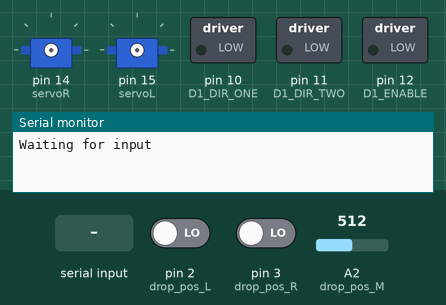
The sketch below on a simulated Arduino Uno, built with avr-gcc and run on an emulated ATmega328P. Shown: 2 × servo, switched loads named in the sketch (green lamp = pin HIGH), the last lines printed to the serial monitor. Inputs (shaded band) come from the test bench; at power-on: A2 (drop_pos_M) = 512, pin 2 (drop_pos_L) LOW, pin 3 (drop_pos_R) LOW.

Above: at 0.9 s.
1.0 s: "1" received over Serial
At 2.1 s:
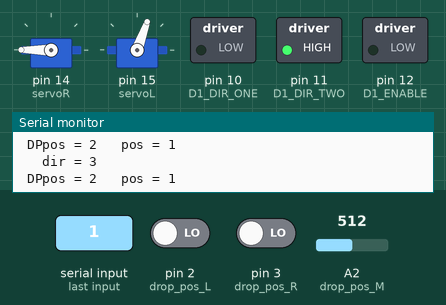
2.5 s: A2 (drop_pos_M) set to 64
5.5 s: A2 (drop_pos_M) set to 55
At 16.7 s:
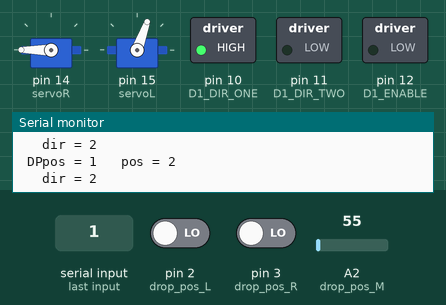
Timing chart, 0 to 17.0 s (numbered marks = the images above; inputs shaded):
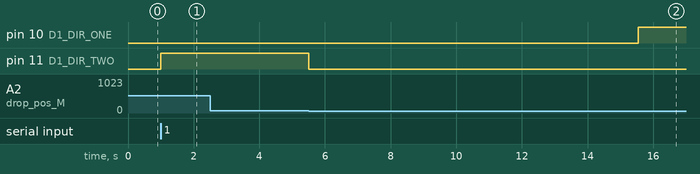

The sketch:

Dropper_Chain_locolization_dropper_servor_finished.ino
```cpp
// DC Motor Constants
#define drop_pos_L 2            // Dropper position detector left side INT0
#define drop_pos_M A2           // Dropper position detector left side A2
#define drop_pos_R 3            // Dropper position detector left side INT1
#define D1_DIR_ONE 10            // Chain Motor Board L2
#define D1_DIR_TWO 11            // Chain Motor Board L1
#define D1_ENABLE 12             // Chain Motor Board Enable
#define OFF 0                   // Defines Chain Motor Off
#define LEFT  2                 // Dropper pos Left
#define MID   1                 // Dropper pos Mid
#define RIGHT 3                 // Dropper pos Right
#include <Servo.h>

Servo servoL;  // create servo object to control servo left
Servo servoR;  // create servo object to control servo Right
int DPpos = LEFT;                 // Initial dropperchain pos is N/A

// the setup routine runs once when you press reset:
void setup()
{
  // initialize serial communication at 9600 bits per second:
  Serial.begin(9600);
  // initialize Dropchain

   Serial.println("Waiting for input");
  while(!Serial.available()){}
  Serial.println("Starting Now");

  DPCHAIN_INIT();
  // initialize interrupt for Dropchain lozolization position left and right
  pinMode(drop_pos_L,INPUT);
  pinMode(drop_pos_R,INPUT);
  attachInterrupt(0, posL , RISING);
  attachInterrupt(1, posR , RISING);
  servoR.attach(14);  // attaches the servo on pin 14 to the servoR
  servoL.attach(15);  // attaches the servo on pin 15 to the servoL
  servoL.write(70);
  servoR.write(180);
}

void loop()
{
  DP_pos(MID);
  delay (10000);
  DP_pos(LEFT);
  DP_drop();
  delay (5000);
  DP_pos(MID);
  delay (10000);
  DP_pos(RIGHT);
  DP_drop();
  delay (5000);
  while(1);
}


/**
 * @brief DC Motor Init
 *
 * @param void
 * @return void
 */
void DPCHAIN_INIT()
{
  // Init for Chain Motor
  pinMode(D1_DIR_ONE, OUTPUT);   // init L2
  pinMode(D1_DIR_TWO, OUTPUT);   // init L1
  pinMode(D1_ENABLE, OUTPUT);    // init enable

  analogWrite(D1_ENABLE,OFF);    // turn DC motor off
  digitalWrite(D1_DIR_ONE, LOW); // Both Direction pins low means the motor has braked
  digitalWrite(D1_DIR_TWO, LOW);

}

/**
 * @brief Stops DC Motors by braking
 *
 * @param void
 * @return void
 */
void DPCHAIN_BRAKE()
{
  analogWrite(D1_ENABLE,OFF);      // turn DC motor off
  digitalWrite(D1_DIR_ONE, LOW); // Both Direction pins low means the motor has braked
  digitalWrite(D1_DIR_TWO, LOW);
}

/**
 * @brief Makes DC Motors move dir at speed rpm
 *
 * @param desired_speed desired speed
 * @param dir moving left or right
 * @return void
 */
void DPCHAIN_MOVE(int desired_speed, int dir)
{
  if(dir == LEFT)
  {
    digitalWrite(D1_DIR_ONE, HIGH);
    digitalWrite(D1_DIR_TWO, LOW);

  }
  if (dir == RIGHT)
  {
    digitalWrite(D1_DIR_ONE, LOW);
    digitalWrite(D1_DIR_TWO, HIGH);
  }
  analogWrite(D1_ENABLE, desired_speed);
}
//interupt:Right position arrived renew Dropper position = RIGHT
void posR ()
{
  DPpos= RIGHT;
//  Serial.print("DPpos = RIGHT" );
//  Serial.println(DPpos);
}
//interupt:Left position arrived renew Dropper position = LEFT
void posL ()
{
  DPpos = LEFT;
//  Serial.print("DPpos = LEFT" );
//  Serial.println(DPpos);
}

/**
 * @brief Dropper actuator servo
 *
 * @param void
 * @return void
 */
/**
 * @brief Dropper actuator servo
 *
 * @param void
 * @return void
 */
void DP_drop()
{
  servoL.write(180);
  servoR.write(60);
  delay(800);
  servoL.write(70);
  servoR.write(170);
}

/**
 * @brief Dropperchain locolization
 *
 * @param int pos
 * @return void
 */
void DP_pos(int pos)
{
  int dir = 4;
  while (dir != OFF)
  {
    // read the input on analog pin 0:
    int sensorValueM = analogRead(drop_pos_M);
//    Serial.print("\t sensor M = " );
//    Serial.println(sensorValueM);
    if(sensorValueM < 60)
    DPpos = MID;
    if (pos==DPpos)//the actual pose DPpos reaches the goal pose pos
    {
      DPCHAIN_BRAKE();//stop the chain
      dir=OFF;//stop chain
    }
    else
    {
      switch (pos)
      {
      case LEFT:
        dir= LEFT;
        break;

      case MID:
        {
          if (DPpos == LEFT)
            dir= RIGHT;
          if (DPpos == RIGHT)
            dir= LEFT;
        }
        break;

      case RIGHT:
        dir= RIGHT;
        break;
      }
      DPCHAIN_MOVE(100,dir);
    }
  Serial.print(" DPpos = " );
  Serial.print(DPpos);
  Serial.print("\t pos = " );
  Serial.println(pos);
  Serial.print("\t dir = " );
  Serial.println(dir);
  }
}
```

Measured:
- the behaviour switches between 60 and 59 on A2 (drop_pos_M) (found by bisection; images 1 and 2)
- after the input at 1.0 s, pin 11 (D1_DIR_TWO): LOW → HIGH at once
- after the input at 5.5 s, pin 10 (D1_DIR_ONE): LOW → HIGH after 10.0 s; pin 11 (D1_DIR_TWO): HIGH → LOW at once
